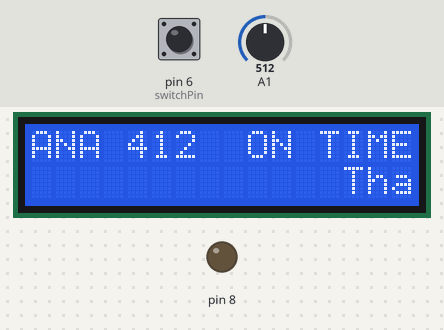
This sketch was run on a simulated Arduino Uno, built with avr-gcc and run on an emulated ATmega328P. On the bench: 16×2 character LCD, output pins drawn as LEDs (lit = HIGH). The test bench sets the inputs (shaded band); at power-on: A1 = 512, pin 6 (switchPin) LOW. What the sketch prints to the serial monitor is not drawn.

Above: at 2.0 s.
2.1 s: A1 set to 6
4.7 s: pin 6 (switchPin) pulled HIGH for 1 s
At 7.0 s:
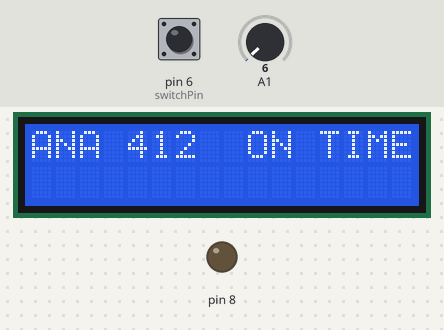
7.3 s: pin 6 (switchPin) pulled HIGH for 3.2 s
At 11.6 s:
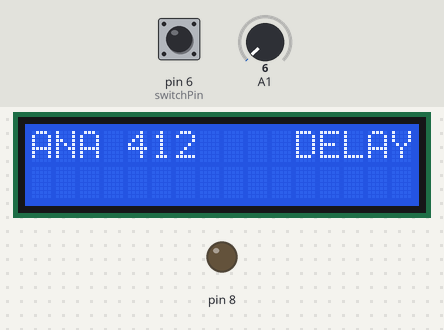
13.5 s: pin 6 (switchPin) pulled HIGH for 3.2 s
At 17.5 s:
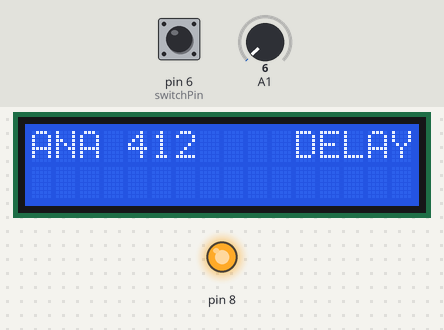
18.2 s: pin 6 (switchPin) pulled HIGH for 1 s
At 18.49 s:
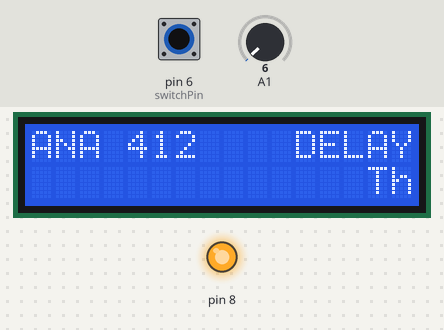
22.2 s: A1 set to 23
Timing chart, 0 to 25.2 s (numbered marks = the images above; inputs shaded):
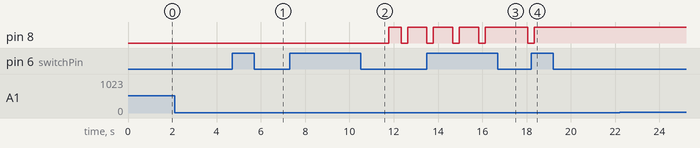

The sketch:

final.ino
```cpp
#include <LiquidCrystal.h>
LiquidCrystal lcd(12,11,5,4,3,2);

// old
const int switchPin = 6;
int switchState = 0;
int prevSwitchState = 0;
const int sensorPin=A0;

// Initialization
int lcdProceedTime = 0;
int ledProceedTime = 0;
int lcdStrCursor = 0;
String msgLine1 = "";
String msgLine2 = "";

// String Resources 1
      String flightNum = "ANA 412";
      String flightState = "";
      String flightDest = "TAKAMATSU";
      float  destDegree = 0.0;
      int    callFlag = 0;
      int    stateFlag = 11;
const String flightHeader = "{$FLIGHT_NUMBER}  {$FLIGHT_STATE}";
const String floghtInfoMsg = "Thank you for your boarding. {$DESTINATION}'s temp is {$DEGREE}.";//"Thank you for your boarding. This airplane go to {$DESTINATION}. The temperatures is {$DEGREE} degree. ";
const String flightCallMsg = "We are inviting ALL passengers. Please come to boarding gate.";//"We are inviting ALL passengers. Please come to boarding gate.';
const String flightFinalCallMsg = "This is FINAL CALL for {$FLIGHT_NUMBER}. Please come to boarding gate hurry."; //"This is FINAL CALL for {$FLIGHT_NUMBER} that go to {$DESTINATION}. Please come to boarding gate hurry.";

// String Resources 2
const String ontimeText = "ON TIME";
const String delayText =  "  DELAY";

// Const Int Resources 1
const int lcdSwitchTime = 1;
const int ledSwitchTime = 5;

// Const Int Resources 2
const int ONTIME = 10;
const int DELAY = 12;
const int NORMAL_CALL = 1;
const int FINAL_CALL = 2;

// Initialization functions.
void printDisplay(int line, String text);
void shiftLCD(bool init);
String convertMsg(String msg);
void refreshDegree();
void setFlightState(int stateNum);

void setup() {
  Serial.begin(9600);
  // put your setup code here, to run once:
  lcd.begin(16,2);

  // switch
  pinMode(switchPin, INPUT);
  // LED
  pinMode(8, OUTPUT);

  // state & KCD
  setFlightState(ONTIME + NORMAL_CALL);

}


void loop() {
  // put your main code here, to run repeatedly:\

  // Switch Listener
  switchState = digitalRead(switchPin);
  if( switchState != prevSwitchState){
    if(switchState == LOW){
      stateFlag++;
      if(stateFlag > 14){
        stateFlag = ONTIME + NORMAL_CALL;
      }
      setFlightState(stateFlag);
    }
  }
  prevSwitchState = switchState;

  // Degree
  // It will be set in setFlightState & shifting, for saving memory.

  // LED
  if(stateFlag > DELAY){
    if((ledProceedTime % ledSwitchTime*2) < ledSwitchTime){
      digitalWrite(8, HIGH);
    }else{
      digitalWrite(8, LOW);
    }
    if(ledProceedTime>(ledSwitchTime*2)){
      ledProceedTime = 0;
    }else{
      ledProceedTime++;
    }
  }

  // LCD
  if(lcdProceedTime > lcdSwitchTime){
    lcdProceedTime = 0;
    shiftLCD(false);
  }else{
    lcdProceedTime++;
  }

  //delay(100);
}

void setFlightState(int stateNum){
  refreshDegree();
  if(stateNum < 13){
    // ON TIME
    flightState = ontimeText;
  }else{
    // DELAY
    flightState = delayText;
  }
  printDisplay(1, flightHeader);
  stateFlag = stateNum;
  if((stateNum % 2) == 1){
    callFlag = NORMAL_CALL;
    String callmsg = floghtInfoMsg + flightCallMsg;
    Serial.print(callmsg);
    printDisplay(2,callmsg);
  }else{
    callFlag = FINAL_CALL;
    String callmsg = floghtInfoMsg + flightFinalCallMsg;
    Serial.print(callmsg);
    printDisplay(2,callmsg);
  }
}

void refreshDegree(){
  int sensorVal=analogRead(A1);
  Serial.print("SENSOR / [GOT VALUE] Sensor Value:");
  Serial.print(sensorVal);
  float voltage=(sensorVal/1024.0)*5.0;
  Serial.print(" / Volts:");
  Serial.print(voltage);

  float temperature = (voltage) *100;
  Serial.print(" / temperature:");
  Serial.print(temperature);
  Serial.print("\n");

  destDegree = temperature;
}

String convertMsg(String msg){
  String degreestr = String(destDegree,1);
  for (int i = 0; i < 4; i++){
    String replaceFrom = "";
    String replaceTo = "";
    switch(i){
        case 0:
          replaceFrom = "{$FLIGHT_NUMBER}";
          replaceTo = flightNum;
          break;
        case 1:
          replaceFrom = "{$FLIGHT_STATE}";
          replaceTo = flightState;
          break;
        case 2:
          replaceFrom = "{$DESTINATION}";
          replaceTo = flightDest;
          break;
        case 3:
          replaceFrom = "{$DEGREE}";
          replaceTo = degreestr;
          break;
    }
    while(msg.indexOf(replaceFrom) != -1){
      msg.replace(replaceFrom,replaceTo);
    }
  }

  Serial.print("SYSTEM / converted msg : " + msg + "\n");

  return msg;
}

void shiftLCD(bool init){
  // Shift
  refreshDegree();

  if(init){
    lcdStrCursor = 0;
  }else{
    lcdStrCursor++;
  }

  String convertedMsg1 = convertMsg(msgLine1);

  // Line 2 Substring for LCD
  String msgline2part = "";
  if(lcdStrCursor > (msgLine2.length()+16)){
    lcdStrCursor = 0;
  }

  if(lcdStrCursor < 16){
    String convertedMsg = convertMsg(msgLine2);
    msgline2part = convertedMsg.substring(0,lcdStrCursor);
    Serial.print("LCD / shifted msg,as:" + msgline2part + "\n");

    lcd.clear();
    lcd.setCursor(0, 0);
    lcd.print(convertedMsg1);
    lcd.setCursor(16-lcdStrCursor, 1);
    lcd.print(msgline2part);
  }else if((lcdStrCursor) < msgLine2.length() + 16){
    String convertedMsg = convertMsg(msgLine2);
    msgline2part = convertedMsg.substring(lcdStrCursor-16,lcdStrCursor);
    Serial.print("LCD / shifted msg,as:" + msgline2part + "\n");

    lcd.clear();
    lcd.setCursor(0, 0);
    lcd.print(convertedMsg1);
    lcd.setCursor(0, 1);
    lcd.print(msgline2part);
  }else{
    String convertedMsg = convertMsg(msgLine2);
    msgline2part = convertedMsg.substring(lcdStrCursor-16,msgLine2.length());
    Serial.print("LCD / shifted msg,as:" + msgline2part + "\n");

    lcd.clear();
    lcd.setCursor(0, 0);
    lcd.print(convertedMsg1);
    lcd.setCursor(0, 1);
    lcd.print(msgline2part);
  }


  // show
}

void printDisplay(int line, String text){
  // --- Convert Msg --------------------------------------
  String msg = text;//convertMsg(text);

  // --- Edit ---------------------------------------------
  if(line == 1){
    msgLine1 = msg;
    Serial.print("OUTPUT / [Refreshed] Line-1 :" + msgLine1 + "\n");
  }else if(line == 2){
    msgLine2 = msg;
    Serial.print("OUTPUT / [Refreshed] Line-2 :" + msgLine2 + "\n");
  }

  // --- Show ---------------------------------------------
  shiftLCD(true);
}
```

Measured:
- after the input at 7.3 s, pin 8: LOW → HIGH after 4.5 s, → LOW 0.57 s later, → HIGH 0.29 s later, → LOW 0.86 s later
- after the input at 18.2 s, pin 8: goes on until 18.4 s, then stays HIGH
- what the display in image 1 shows lasts 0.9 s, from 6.3 s to 7.2 s
